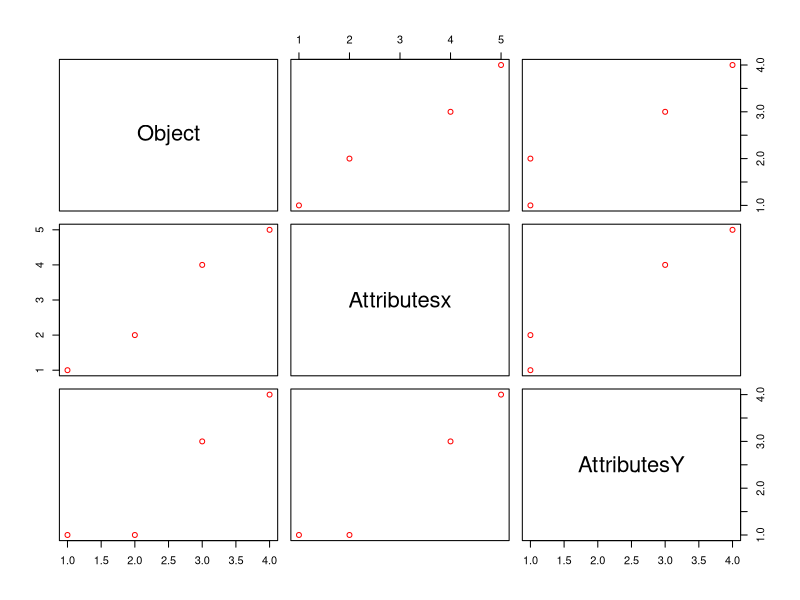
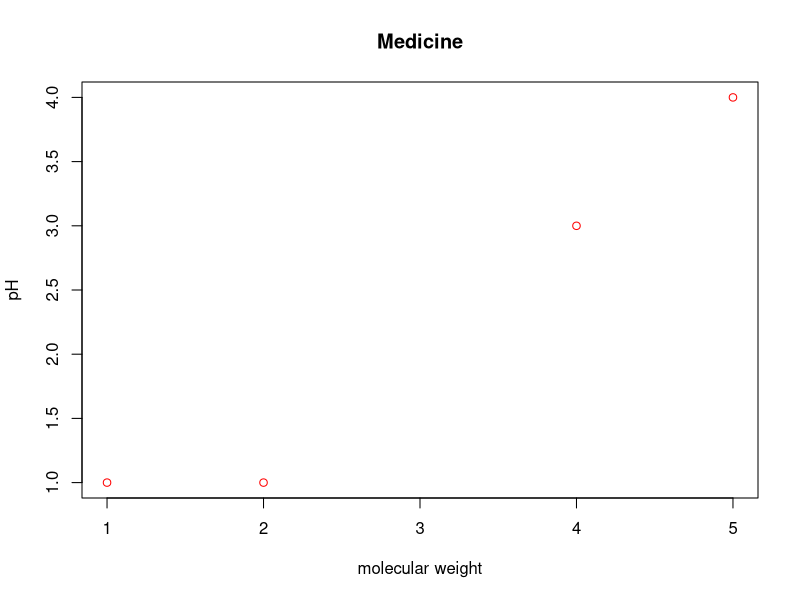

Recreate these plots in R, in order. (Note: this script raises an error after producing the figures.)
# Load the required packages 
library(stats)
library(ggplot2)
library(dplyr)


# to create a data frame 
# data frame sol which will consist of OBJECT . ATTRIBUTESX AND ATTRIBUTESY 

Object <- c("Medicine-A","Medicine-B","Medicine-C","Medicine-D")
Attributesx <- c(1,2,4,5)
AttributesY <- c(1,1,3,4)
sol <- data.frame(Object, Attributesx, AttributesY)
View(sol)

# NOW PLOTTING A SCATTER PLOT 
plot(sol, col = "red")

# plot of x and y axis 
plot(sol$Attributesx, sol$AttributesY, col = "red",
     xlab = "molecular weight",
     ylab = "pH",
     main = "Medicine")


sol$class <- NULL

View(sol)

mean(sol$Attributesx)
mean(sol$AttributesY)


result <- kmeans(sol, sol$Attributesx,sol$AttributesY)
